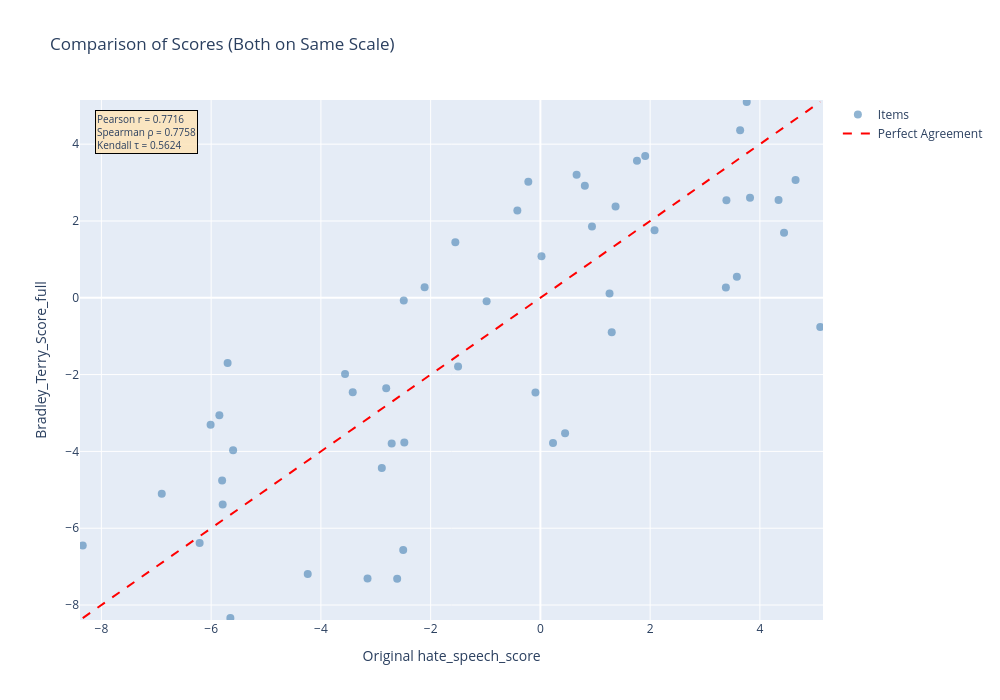

Notebook cell for this chart:
### Code cell
# Load the scored data if not already in memory
scored_data = pd.read_csv('hatespeech_scored_items.csv')

# 1. Basic correlation analysis
correlation = scored_data['Bradley_Terry_Score_full'].corr(scored_data['hate_speech_score'])
print(f"Pearson Correlation: {correlation:.4f}")

# 2. Additional correlation metrics
from scipy.stats import spearmanr, kendalltau
spearman_corr, spearman_p = spearmanr(scored_data['Bradley_Terry_Score_full'], 
                                       scored_data['hate_speech_score'])
kendall_corr, kendall_p = kendalltau(scored_data['Bradley_Terry_Score_full'], 
                                      scored_data['hate_speech_score'])
print(f"Spearman Correlation: {spearman_corr:.4f} (p-value: {spearman_p:.4f})")
print(f"Kendall Correlation: {kendall_corr:.4f} (p-value: {kendall_p:.4f})")

# 3. Summary statistics comparison
print("\nBradley_Terry_Score_full:")
print(scored_data['Bradley_Terry_Score_full'].describe())
print("\nhate_speech_score:")
print(scored_data['hate_speech_score'].describe())

# 4. Scatter plot comparison with Plotly
import plotly.graph_objects as go

# Function to wrap text
def wrap_text(text, width=60):
    """Wrap text to a specified width with line breaks"""
    if pd.isna(text):
        return "N/A"
    text = str(text)
    words = text.split()
    lines = []
    current_line = []
    current_length = 0
    
    for word in words:
        if current_length + len(word) + 1 > width and current_line:
            lines.append(' '.join(current_line))
            current_line = [word]
            current_length = len(word)
        else:
            current_line.append(word)
            current_length += len(word) + 1
    
    if current_line:
        lines.append(' '.join(current_line))
    
    return '<br>'.join(lines)

# Apply text wrapping
scored_data['text_wrapped'] = scored_data['text'].apply(wrap_text)

# Get the range of the original hate_speech_score
min_score = scored_data['hate_speech_score'].min()
max_score = scored_data['hate_speech_score'].max()

# Create the scatter plot
fig = go.Figure()

# Add scatter points
fig.add_trace(go.Scatter(
    x=scored_data['hate_speech_score'],
    y=scored_data['Bradley_Terry_Score_full'],
    mode='markers',
    marker=dict(size=8, opacity=0.6, color='steelblue'),
    text=scored_data['text_wrapped'],
    hovertemplate='<b>Original Score:</b> %{x:.3f}<br>' +
                  '<b>Bradley-Terry Score:</b> %{y:.3f}<br>' +
                  '<b>Text:</b><br>%{text}<br>' +
                  '<extra></extra>',
    name='Items'
))

# Add perfect agreement line
fig.add_trace(go.Scatter(
    x=[min_score, max_score],
    y=[min_score, max_score],
    mode='lines',
    line=dict(color='red', dash='dash'),
    name='Perfect Agreement',
    hoverinfo='skip'
))

# Update layout
correlation_text = (f'Pearson r = {correlation:.4f}<br>'
                   f'Spearman ρ = {spearman_corr:.4f}<br>'
                   f'Kendall τ = {kendall_corr:.4f}')

fig.update_layout(
    title='Comparison of Scores (Both on Same Scale)',
    xaxis_title='Original hate_speech_score',
    yaxis_title='Bradley_Terry_Score_full',
    hovermode='closest',
    width=1000,
    height=700,
    annotations=[dict(
        text=correlation_text,
        x=0.02,
        y=0.98,
        xref='paper',
        yref='paper',
        showarrow=False,
        bgcolor='rgba(255, 228, 181, 0.8)',
        bordercolor='black',
        borderwidth=1,
        font=dict(size=10),
        align='left'
    )]
)

fig.update_xaxes(range=[min_score - 0.05, max_score + 0.05])
fig.update_yaxes(range=[min_score - 0.05, max_score + 0.05])

fig.show()

# 5. Calculate residuals/difference
scored_data['score_difference'] = scored_data['Bradley_Terry_Score_full'] - scored_data['hate_speech_score']
print(f"\nMean Difference: {scored_data['score_difference'].mean():.4f}")
print(f"Std Dev of Difference: {scored_data['score_difference'].std():.4f}")

### Figure 1 — Plotly figure (JSON) as saved in the notebook; plotly's stock layout.template omitted (floating-point values rounded to 4 significant figures)
{"data": [{"hovertemplate": "<b>Original Score:</b> %{x:.3f}<br><b>Bradley-Terry Score:</b> %{y:.3f}<br><b>Text:</b><br>%{text}<br><extra></extra>", "marker": {"color": "steelblue", "opacity": 0.6, "size": 8}, "mode": "markers", "name": "Items", "text": ["Got it. Thanks for the clarifying and congrats for you on<br>being open and proud about your sexuality. It's a hard<br>journey for many to accept and is a beautiful thing when<br>people can be open and confident about who they truly are!", "URL helping the rohingya refugees is also another cause<br>that you could also spend your time on ❤️ be kind", "That's why that one came here, went through the difficult<br>process of getting a green card, waited for citizenship, got<br>citizenship, became a part of her community, won election to<br>the a Minnesota House, and won election to the US House.<br>Sounds pretty much like she must love this country.", "New Issue from the @GaDjournal on Humanitarian Action and<br>Crisis Response, looking at cutting-edge insights on<br>innovative humanitarian programming aiming to advance<br>women's rights and gender equality URL URL", "Fellow trans girl here! Love and support confirmed!", "Wait— Dudes are clowning this kid and calling him gay for<br>wearing pink? Ya really not comfortable with your own<br>sexuality and it shows. I think this fit is dumb cute. URL", "Such an amazing culture and religion, they're so emotional<br>but benevolent! ♥ South America has a large following of<br>Yoruba religions (Umbanda and Candomblé) and the<br>celebrations are incredible.", "As a Pale white Algerian, I frequently play on the American<br>server for Overwatch, and almost everyone assumes I am<br>Black, and are surprised or don't believe me when i say I am<br>actually white with dark blond hair and dark green eyes!<br>There is great diversity in Africa, people by know should<br>know.", "That sounds epic!!! Almost All my friends at school know<br>and i havent flat out told my parents but they know I'm not<br>straight.", "Very sad to hear the news of the demise of respected former<br>foreign minister @SushmaSwaraj ji She did not discriminate<br>against anyone, be it Pakistan or Indian, but helped every<br>person Today, Indian politics and BJP have lost a leader of<br>good personality.(1/1) #RIPSushmaSwaraj ji URL", "O Allah, forgive him and elevate his station among those<br>who are guided. Send him along the path of those who came<br>before, and forgive us and him, O Lord of the worlds.<br>Enlarge for him his grave and shed light upon him in it. URL", "Meet the 23-Year-Old Indian Origin Doctor Bhasha Mukherjee,<br>Who Is Now 'Miss England' URL", "Literally anything racist or with the nword", "America God Said Stop Abortions. He is not joking!!!!!! For<br>Full prophecy go to King of Glory Ministries on YouTube", "Yeah, like I said I agree with that point. Neuer, Lahm,<br>Boateng, Schweinsteiger, Müller is still a big group of<br>players that were important for the WC win and shaped<br>Bayern.", "Straight white Male but Fuckin love this song. \"Why men<br>great till they gotta be great?\" No Idea still tryin to<br>figure that out myself.", "Me too! It's the 21st century and they still haven't<br>learned anything from Dr. Martin Luther King!", "Tall guys love em cos they love us back. And most<br>times...we give the energy we get. 😍 URL", "NTA. You should tell your Dad why you're really angry with<br>him. He straight up abandoned you for another family and<br>tried to make it sound like he was doing something virtuous.<br>Bully kid propaby did need a father figure, but so did you.<br>You have every right to be angry. But, if letting your Dad<br>continue to believe you're a homophobe makes it easier for<br>you to deal with him then dont say anything.", "happy pride, one year, I volunteered for our city's pride<br>parade and I remember thinking that it was the first time in<br>my life that I was the sexual minority (I'm a heterosexual),<br>as everyone around me was LGBT. This was just for a weekend<br>and I'm an adult so I can imagine a child or a teen who<br>lives that every day could find that very challenging.", "The only due process is deportation. Seriously people?<br>There should never be any RIGHTS guaranteed to any ILLEGAL<br>other than a bus ride back to the country they snuck over<br>the boarder from.", "Yeah, not like those liberated hollywood types who just<br>rape women and children. Definitely morally superior.", "White nationalists will be always be that, deplorables in<br>every sense, and the people that say they are not, are<br>either liars or idiots, enjoy while it last, it won't be<br>long anyway. I am tired of them and idiots scare me more<br>than al-queda at this point, so guess who I want gone by<br>now. , I want the hypocrite liars and real evil people dead<br>or in healing forever, but the rest of idiots? Want to be<br>merciful with them, just gone and ever come back..", "@CarmineSabia Name muslim terrorist when they attack ill<br>wait the second shooting was donw by a leftt dem you lot<br>will be silenced on that one though", "Libtard self-hating unhappy women pretending. and falsely<br>claiming to be \"religious conservative women\" replying to<br>that article complaining about it's findings, it's so<br>obvious", "No, he's giving arms to Saudi Arabia. You know, the one's<br>who killed a journalist because he called them out on their<br>evil, and where the vast majority of terrorists usually come<br>from. Last time I checked, Mexicans didn't bring down the<br>Trade Center towers, did they, princess? URL", "Woman: Cries Early 20th century psychiatrist: She's<br>mentally ill, put her in the insane asylum!", "Bitch I ain't hit u up don't that tell you I don't want you<br>no more", "No bitch apply enough pressure to make me feel insecure<br>about myself I'm sorry you can be coldest bitch Inna world I<br>still feel like I'm that bitch PERIODTTT❗️❗️❗️", "You must have some pretty weird cats ngl", "@r4ndie98 Gay ass cunt!", "MemeriTV: \"The US is a filthy whore dog of Israel!\"", "I'll fuck your face while I abuse your tits and slap your<br>pussy until I've drained every drop of cum out of my balls", "Because Muslims are the most visible brown people. People<br>like you who suck white people's dick are hopeless.", "Go kill yourself you giving a bad rep for all minorities<br>you fucking cum licker , dick chomper , big red", "Whore knows her place as a man's sex object URL", "@realDonaldTrump This is what the UK Really thinks of<br>you... There were no large cheering & flag waving crowds...<br>There were thousands of JEERING men women & children in<br>protest that you set foot on our soil! #TrumpUKVisit<br>#TrumpProtest #Mueller URL", "retards. My god are these people ducking retarded. Maybe<br>your girl will lose interest in your fat dumbass cause these<br>people are pieces of shit. I don't mistreat my girl and I<br>don't even talk down on her.", "Agreed. Never listen to the deception out the christians<br>mouths. They are wicked liars and worship the devil. The<br>words 'sick' is meant to me good. The word 'come' is also a<br>dirty word.. They celebrate pagan religions. 4:20 is hitlers<br>birthday..", "Bitch in the white had cotton mouth bad didn't she, lil<br>thirsty ass", "@freetobe66 @michaelbeatty3 @1Romans58 @realDonaldTrump I<br>Will Be Damned If My Federal Tax Dollars Will Be Used To<br>Give Scum Sucking Illegals Free Health Insurance. They<br>Should Be Terminated At The Border", "Yea we should just go ahead and blow that shit hole of a<br>country up.", "wow what a retardedly retarded retard", "@CardDominant here to spoil but you're talking shit ?? Shut<br>the fuck up. Can't even show your ugly ass face cause you're<br>probably some old fucking hag who has a clit instead of a<br>dick. Blocked again.", "see this is why aliens wont come here well just call them<br>weird and enslave them or kill them all", "MGTOW is fucking gay why don't you just castrate yourself", "Hope he gets PTSD when I rip Fattys intestines out of his<br>asshole.", "Beat it out of her, or throw her to the curb. No use for<br>uppity niggers.", "this stupid bitch im gonna clock her over the head with a<br>masonry hammer until she passes out and lock her inside a<br>grandfather clock and rape her with a pendulum and keep her<br>there until she starves to die", "JESUStheATHEIST1 throwing gays off roofs? Come back when ur<br>sober guy"], "type": "scatter", "x": [-5.65, -5.6, -5.79, -6.21, -8.34, -6.9, -5.7, -5.8, -6.01, -5.85, -3.15, -2.81, -2.49, -2.61, -2.71, -3.56, -2.5, -4.24, -3.42, -2.89, -0.09, 0.02, -1.55, -0.22, -0.42, -0.98, 0.23, -1.5, -2.11, -2.48, 0.94, 2.08, 1.37, 0.66, 1.91, 1.26, 0.45, 1.76, 0.81, 1.3, 4.65, 3.82, 3.38, 3.58, 5.1, 3.39, 4.44, 3.76, 3.64, 4.34], "y": [-8.34, -3.972, -5.385, -6.383, -6.448, -5.1, -1.698, -4.759, -3.306, -3.058, -7.309, -2.353, -0.07321, -7.316, -3.791, -1.981, -6.57, -7.193, -2.463, -4.433, -2.469, 1.081, 1.447, 3.019, 2.272, -0.08706, -3.782, -1.786, 0.2724, -3.769, 1.858, 1.756, 2.377, 3.204, 3.69, 0.1128, -3.526, 3.571, 2.918, -0.8959, 3.064, 2.605, 0.2698, 0.5504, -0.7582, 2.537, 1.692, 5.1, 4.362, 2.549]}, {"hoverinfo": "skip", "line": {"color": "red", "dash": "dash"}, "mode": "lines", "name": "Perfect Agreement", "type": "scatter", "x": [-8.34, 5.1], "y": [-8.34, 5.1]}], "layout": {"annotations": [{"align": "left", "bgcolor": "rgba(255, 228, 181, 0.8)", "bordercolor": "black", "borderwidth": 1, "font": {"size": 10}, "showarrow": false, "text": "Pearson r = 0.7716<br>Spearman ρ = 0.7758<br>Kendall τ = 0.5624", "x": 0.02, "xref": "paper", "y": 0.98, "yref": "paper"}], "height": 700, "hovermode": "closest", "title": {"text": "Comparison of Scores (Both on Same Scale)"}, "width": 1000, "xaxis": {"range": [-8.39, 5.15], "title": {"text": "Original hate_speech_score"}}, "yaxis": {"range": [-8.39, 5.15], "title": {"text": "Bradley_Terry_Score_full"}}}}
